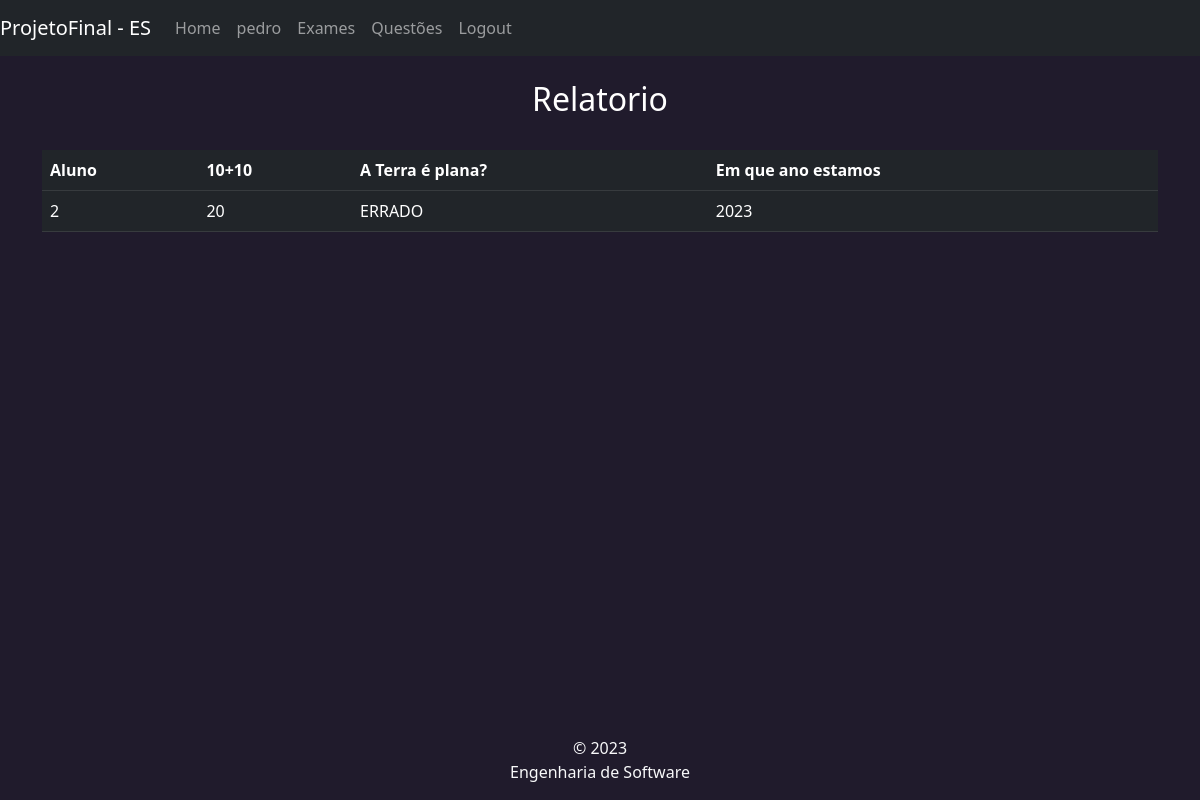
Page /exames/relatorio/1 (signed in) on the committed database.
### app/models/tables.py (models this page shows)
class User(db.Model, UserMixin):
    id = db.Column(Integer, primary_key=True)
    username = db.Column(String(9), nullable=False, unique=True)
    email = db.Column(String(150), nullable=False, unique=True)
    password = db.Column(db.String(80), nullable=False)
    professor = db.Column(db.Boolean,nullable=False)

class Questao(db.Model):
    __tablename__ = 'questoes'
    id = Column(Integer, primary_key=True)
    tipo = Column(Enum('ME', 'CE', 'CA'), nullable=False)
    enunciado = Column(String(255), nullable=False)
    correta = Column(String(255))
    alternativas:  Mapped[list["Alternativa"]] = relationship(back_populates="questao")

class RespotasExameUser(db.Model):
    __tablename__ = 'respostas_exame'
    id = Column(Integer, primary_key=True)
    exame_id: Mapped["Exame"] = mapped_column(ForeignKey("exames.id"))
    user_id: Mapped["User"] = mapped_column(ForeignKey("user.id"))
    respostas:  Mapped[list["RespostasQuestoes"]] = relationship(back_populates="resposta")
    exame: Mapped["Exame"] = relationship(foreign_keys="RespotasExameUser.exame_id")
    user: Mapped["User"] = relationship(foreign_keys="RespotasExameUser.user_id")

class RespostasQuestoes(db.Model):
    __tablename__ = 'respostas_questoes'
    id = Column(Integer, primary_key=True)
    resposta_user = Column(String)
    questao_id: Mapped["Questao"] = mapped_column(ForeignKey("questoes.id"))
    reposta_exame_id: Mapped["RespotasExameUser"] = mapped_column(ForeignKey("respostas_exame.id"))
    questao: Mapped["Questao"] = relationship(foreign_keys="RespostasQuestoes.questao_id")
    resposta: Mapped["RespotasExameUser"] = relationship(foreign_keys="RespostasQuestoes.reposta_exame_id")

### app/controllers/routes.py (the view)
@app.route("/exames/relatorio/<id>",methods=['GET'])
@login_required
def exames_relatorio(id):
    questao_exames = QuestaoExame.query.filter_by(exame_id=id).all()
    questoes = list()
    for q in questao_exames:
        questoes.append(Questao.query.filter_by(id=q.questao_id).first().enunciado)
    respostas = RespotasExameUser.query.filter_by(exame_id=id).all()
    return render_template('exames_relatorio.html', questoes=questoes, respostas=respostas)

### app/controllers/routes.py (called while the page is built)
@login_manager.user_loader
def load_user(user_id):
    return User.query.get(int(user_id))

### app/templates/exames_relatorio.html (shortened to what this page needs)
{% extends "base.html" %}
{% block content %}
<h2 class="text-center">Relatorio</h2>
<br>
<table class="table table-dark">
    <th>Aluno</th>
    {% for q in questoes %}
    <th>{{ q }}</th>
    {% endfor %}
    {% for r in respostas %}
    <tr>
        <td>{{ r.user_id }}</td>
        {% for u in r.respostas %}
        <td>{{ u.resposta_user }}</td>
        {% endfor %}
    </tr>
    {% endfor %}
</table>
{% endblock %}

### app/templates/base.html (shortened to what this page needs)
<!DOCTYPE html>
<html lang="en">
<head>
    <link rel="stylesheet" href="/static/bootstrap-5.3.0-dist/css/bootstrap.min.css" />
</head>
<body style="background: #201b2c; color: white">
    <nav class="navbar navbar-expand-lg navbar-dark bg-dark">
        <a class="navbar-brand" href="#"> ProjetoFinal - ES </a>
        <div class="collapse navbar-collapse" id="navbarNav">
        <ul class="navbar-nav">
            <li class="nav-item active">
                <a class="nav-link" href="/user">Home</a>
            </li>
            {% if current_user.anoynumous %}
            {% else %}
            <li class="nav-item active">
                <a class="nav-link" href="">{{current_user.username }}</a>
            </li>
            {% if current_user.professor %}
            <li class="nav-item active">
                <a class="nav-link" href="{{url_for('exames')}}">Exames</a>
            </li>
            <li class="nav-item active">
                <a class="nav-link" href="{{url_for('questoes')}}">Questões</a>
            </li>
            {% endif %}
            <li class="nav-item active">
                <a class="nav-link" href="{{ url_for('logout') }}">Logout</a>
            </li>
            {% endif %}
        </ul>
        </div>
    </nav>
    <div class="d-flex mt-4">
        <div class="container">
        {% block content %}{% endblock %}
        </div>
    </div>
    <footer class="footer fixed-bottom mt-auto py-3 text-light">
        <div class="container text-center">
            <span>
                &copy; 2023 <br/>
                Engenharia de Software
            </span>
        </div>
    </footer>
</body>
</html>

### rows in the picture
User: username "pedro"
Questao: enunciado "10+10"
Questao: enunciado "A Terra é plana?"
Questao: enunciado "Em que ano estamos"
RespotasExameUser: user_id "2"
RespostasQuestoes: resposta_user "20"
RespostasQuestoes: resposta_user "ERRADO"
RespostasQuestoes: resposta_user "2023"
